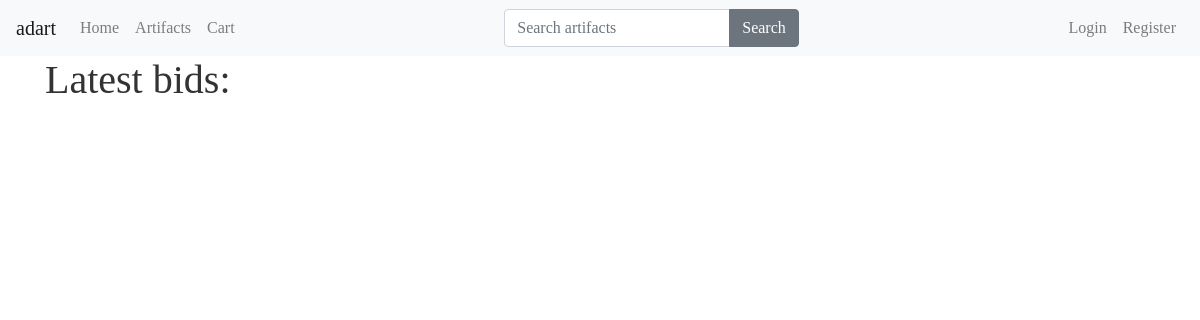
Before: /bids/ with the older database file.
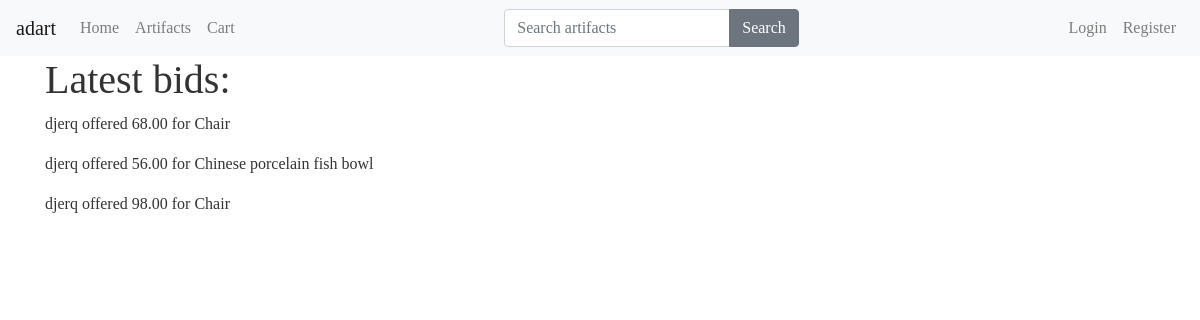
After: the same page with the newer database file.
### bids/models.py (models this page shows)
class Bid(models.Model):
    user = models.ForeignKey(User)
    artifact = models.ForeignKey(Artifact)
    offer = models.DecimalField(decimal_places=2, max_digits=20, default=20)
    def __str__(self):
        return str(self.artifact)

### artifacts/models.py (models this page shows, shortened)
class Artifact(models.Model):
    title = models.CharField(max_length=120)
    slug = models.SlugField(blank=True)
    description = models.TextField()
    min_price = models.DecimalField(decimal_places=2, max_digits=20, null=True)
    price = models.DecimalField(decimal_places=2, max_digits=20, null=True)
    deadline = models.DateTimeField()
    seller = models.ForeignKey(User)
    sold = models.BooleanField(default=False)
    image = models.ImageField(
        upload_to=upload_image_path, null=True, blank=True)
    year = models.CharField(max_length=120, default='unknown')
    origin = models.CharField(max_length=120, default='unknown')
    featured = models.BooleanField(default=False)
    objects = ArtifactManager()
    def __str__(self):
        return self.title

### bids/views.py (the view)
# urls.py: url(r'bids/$', bid_list, name='bids'),
def bid_list(request):
    bids = Bid.objects.all()
    context = {
        'bids': bids
    }
    return render(request, 'bids/snippets/bids.html', context)

### bids/templates/bids/snippets/bids.html
{% extends 'base.html' %} {% block content%}
<div class="container ">
    <h1>Latest bids:</h1>
    <div>
        {% for bid in bids %}
        <p>{{bid.user}} offered {{bid.offer}} for {{ bid }}</p>
        {% endfor %}
    </div>
</div>
{% endblock %}

### templates/base.html (shortened to what this page needs)
{% load static %}
<!DOCTYPE html>
<html lang="en">
  <head>
    <link
      rel="stylesheet"
      href="https://stackpath.bootstrapcdn.com/bootstrap/4.3.1/css/bootstrap.min.css"
    />
    <link rel="stylesheet" href='{% static "css/main.css" %}' />
  </head>
  <body>
    {% include 'common/navbar.html'%} {%block content%}{% endblock%}
  </body>
</html>

### templates/common/navbar.html (shortened to what this page needs)
{% url 'index' as index_url %} {% url 'artifacts' as artifacts_url %}
{% url 'login' as login_url %} {% url 'register' as register_url %}
{% url 'cart' as cart_url %}
<nav class="navbar navbar-expand-lg navbar-light bg-light">
  <a class="navbar-brand {% if request.path == index_url %} active {% endif %}" href="{{ index_url }}">adart</a>
  <div class="collapse navbar-collapse" id="navbarNav">
    <ul class="navbar-nav">
      <li class="nav-item {% if request.path == index_url %} active {% endif %}">
        <a class="nav-link " href="{{ index_url }}">Home <span class="sr-only">(current)</span></a>
      </li>
      <li class="nav-item {% if request.path == artifacts_url %} active {% endif %}">
        <a class="nav-link " href="{{ artifacts_url }}">Artifacts</a>
      </li>
      <li class="nav-item {% if request.path == cart_url %} active {% endif %}">
        <a class="nav-link " href="{{ cart_url }}">Cart</a>
      </li>
    </ul>
    {% include 'search/snippets/search-form.html' %}
    <ul class="navbar-nav ml-auto">
      <li class="nav-item {% if request.path == login_url %} active {% endif %}">
        <a class="nav-link" href="{{ login_url }}">Login</a>
      </li>
      <li class="nav-item {% if request.path == register_url %} active {% endif %}">
        <a class="nav-link" href="{{ register_url }}">Register</a>
      </li>
    </ul>
  </div>
</nav>

### search/templates/search/snippets/search-form.html
<form method="GET" action='{% url "search:query" %}' class="form my-2 my-lg-0 ml-auto">
  <div class="input-group">
    <input class="form-control" type="text" name="q" placeholder="Search artifacts" aria-label="Search"
      value="{{ request.GET.q}}" />
    <span class="input-group-append">
      <button class="btn btn-secondary" type="submit">
        Search
      </button>
    </span>
  </div>
</form>

### static-auction-app/css/main.css (style rules this page uses)
body { color: #333; font-family: "Cinzel", serif; }

Changed rows visible on the page:
added Bid: user "djerq", offer "68.00", artifact.title "Chair"
added Bid: user "djerq", offer "56.00", artifact.title "Chinese porcelain fish bowl"
added Bid: user "djerq", offer "98.00", artifact.title "Chair"
